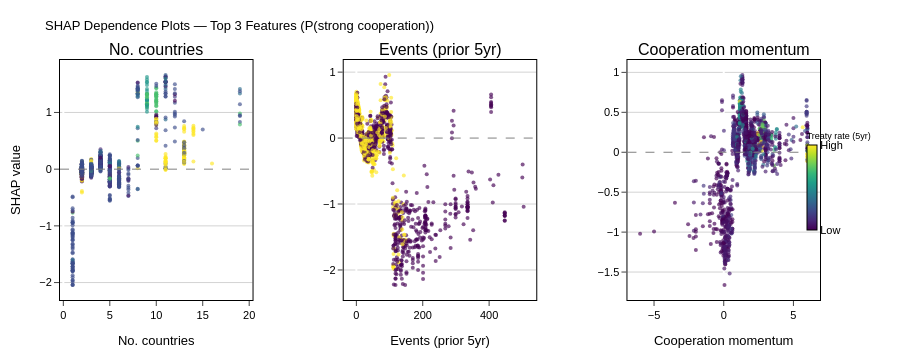

The notebook cell saved with this chart:
### Markdown cell above
## Cell 6: SHAP dependence plots for top 3 features

### Code cell
top3_features = importance_df['feature'].head(3).tolist()

def find_interaction_feature(target_feat, feature_list, sv_all, class_idx=3, top_n=5):
    """Return the feature with the highest SHAP interaction effect.
    Proxy: Pearson correlation between SHAP values of target feature
    and raw feature values of candidate features (excluding self).
    """
    tidx   = feature_list.index(target_feat)
    shap_t = sv_all[:, tidx, class_idx]
    best_feat, best_r = None, -1
    for f in feature_list:
        if f == target_feat:
            continue
        fidx = feature_list.index(f)
        vals = X_all_imputed[f].values
        mask = np.isfinite(shap_t) & np.isfinite(vals)
        if mask.sum() < 50:
            continue
        r = abs(np.corrcoef(shap_t[mask], vals[mask])[0, 1])
        if r > best_r:
            best_r, best_feat = r, f
    return best_feat

fig_dep = make_subplots(
    rows=1, cols=3,
    subplot_titles=[LABEL_MAP.get(f, f) for f in top3_features],
    horizontal_spacing=0.12,
)

for col_idx, feat in enumerate(top3_features, start=1):
    fidx = FEATURE_COLS.index(feat)
    shap_col  = sv[:, fidx, CLASS_IDX]     # CLASS_IDX = 3 from cell 5
    feat_vals = X_all_imputed[feat].values

    inter_feat = find_interaction_feature(feat, FEATURE_COLS, sv)
    inter_vals = X_all_imputed[inter_feat].values if inter_feat else np.zeros(len(shap_col))
    v0, v1     = np.nanpercentile(inter_vals, 1), np.nanpercentile(inter_vals, 99)
    inter_norm = np.clip((inter_vals - v0) / (v1 - v0 + 1e-12), 0, 1)

    inter_label = LABEL_MAP.get(inter_feat, inter_feat) if inter_feat else 'N/A'

    # Subsample for render speed
    rng2 = np.random.default_rng(99 + col_idx)
    idx2 = rng2.choice(len(shap_col), size=min(1500, len(shap_col)), replace=False)

    scatter = go.Scatter(
        x=feat_vals[idx2],
        y=shap_col[idx2],
        mode='markers',
        marker=dict(
            size=4,
            color=inter_norm[idx2],
            colorscale='Viridis',
            cmin=0, cmax=1,
            colorbar=dict(
                title=dict(text=inter_label, font_size=9),
                thickness=10,
                len=0.5,
                x=0.34 * col_idx - 0.05,
                tickvals=[0, 1],
                ticktext=['Low', 'High'],
                outlinewidth=1,
                outlinecolor='black',
            ) if col_idx == 3 else None,
            showscale=(col_idx == 3),
            opacity=0.65,
            line=dict(width=0),
        ),
        showlegend=False,
        name=feat,
    )
    fig_dep.add_trace(scatter, row=1, col=col_idx)
    fig_dep.add_hline(y=0, line_dash='dash', line_color='gray',
                      line_width=1, row=1, col=col_idx)

    # Axis labels
    fig_dep.update_xaxes(title_text=LABEL_MAP.get(feat, feat),
                         showgrid=False, linecolor='black', linewidth=1,
                         mirror=True, ticks='outside', row=1, col=col_idx)
    fig_dep.update_yaxes(title_text='SHAP value' if col_idx == 1 else '',
                         showgrid=True, gridcolor='lightgray',
                         linecolor='black', linewidth=1,
                         mirror=True, ticks='outside', row=1, col=col_idx)

fig_dep.update_layout(
    title=dict(
        text='SHAP Dependence Plots — Top 3 Features (P(strong cooperation))',
        font_size=13
    ),
    height=360,
    width=900,
    font=dict(family='Arial', size=11, color='black'),
    plot_bgcolor='white',
    paper_bgcolor='white',
    margin=dict(l=60, r=80, t=60, b=60),
)

fig_dep.show()
fig_dep.write_image(f'{FIGURES_DIR}/fig03c_shap_dependence_top3.png', scale=2)
fig_dep.write_html(f'{FIGURES_DIR}/fig03c_shap_dependence_top3.html')
print('Saved fig03c_shap_dependence_top3')

### Figure 1 — Plotly figure (JSON) as saved in the notebook; plotly's stock layout.template omitted (floating-point values rounded to 4 significant figures; data arrays with more than 128 entries replaced by an {"elided": "..."} marker saying what was removed)
{"data": [{"marker": {"cmax": 1, "cmin": 0, "color": {"elided": "1500 float values"}, "colorscale": [[0.0, "#440154"], [0.1111, "#482878"], [0.2222, "#3e4989"], [0.3333, "#31688e"], [0.4444, "#26828e"], [0.5556, "#1f9e89"], [0.6667, "#35b779"], [0.7778, "#6ece58"], [0.8889, "#b5de2b"], [1.0, "#fde725"]], "line": {"width": 0}, "opacity": 0.65, "showscale": false, "size": 4}, "mode": "markers", "name": "NUMBER_OF_Countries", "showlegend": false, "type": "scatter", "x": {"elided": "1500 float values"}, "xaxis": "x", "y": {"elided": "1500 float values"}, "yaxis": "y"}, {"marker": {"cmax": 1, "cmin": 0, "color": {"elided": "1500 float values"}, "colorscale": [[0.0, "#440154"], [0.1111, "#482878"], [0.2222, "#3e4989"], [0.3333, "#31688e"], [0.4444, "#26828e"], [0.5556, "#1f9e89"], [0.6667, "#35b779"], [0.7778, "#6ece58"], [0.8889, "#b5de2b"], [1.0, "#fde725"]], "line": {"width": 0}, "opacity": 0.65, "showscale": false, "size": 4}, "mode": "markers", "name": "events_prior_5yr", "showlegend": false, "type": "scatter", "x": {"elided": "1500 float values"}, "xaxis": "x2", "y": {"elided": "1500 float values"}, "yaxis": "y2"}, {"marker": {"cmax": 1, "cmin": 0, "color": {"elided": "1500 float values"}, "colorbar": {"len": 0.5, "outlinecolor": "black", "outlinewidth": 1, "thickness": 10, "ticktext": ["Low", "High"], "tickvals": [0, 1], "title": {"font": {"size": 9}, "text": "Treaty rate (5yr)"}, "x": 0.97}, "colorscale": [[0.0, "#440154"], [0.1111, "#482878"], [0.2222, "#3e4989"], [0.3333, "#31688e"], [0.4444, "#26828e"], [0.5556, "#1f9e89"], [0.6667, "#35b779"], [0.7778, "#6ece58"], [0.8889, "#b5de2b"], [1.0, "#fde725"]], "line": {"width": 0}, "opacity": 0.65, "showscale": true, "size": 4}, "mode": "markers", "name": "cooperation_momentum", "showlegend": false, "type": "scatter", "x": {"elided": "1500 float values"}, "xaxis": "x3", "y": {"elided": "1500 float values"}, "yaxis": "y3"}], "layout": {"annotations": [{"font": {"size": 16}, "showarrow": false, "text": "No. countries", "x": 0.1267, "xanchor": "center", "xref": "paper", "y": 1.0, "yanchor": "bottom", "yref": "paper"}, {"font": {"size": 16}, "showarrow": false, "text": "Events (prior 5yr)", "x": 0.5, "xanchor": "center", "xref": "paper", "y": 1.0, "yanchor": "bottom", "yref": "paper"}, {"font": {"size": 16}, "showarrow": false, "text": "Cooperation momentum", "x": 0.8733, "xanchor": "center", "xref": "paper", "y": 1.0, "yanchor": "bottom", "yref": "paper"}], "font": {"color": "black", "family": "Arial", "size": 11}, "height": 360, "margin": {"b": 60, "l": 60, "r": 80, "t": 60}, "paper_bgcolor": "white", "plot_bgcolor": "white", "shapes": [{"line": {"color": "gray", "dash": "dash", "width": 1}, "type": "line", "x0": 0, "x1": 1, "xref": "x domain", "y0": 0, "y1": 0, "yref": "y"}, {"line": {"color": "gray", "dash": "dash", "width": 1}, "type": "line", "x0": 0, "x1": 1, "xref": "x2 domain", "y0": 0, "y1": 0, "yref": "y2"}, {"line": {"color": "gray", "dash": "dash", "width": 1}, "type": "line", "x0": 0, "x1": 1, "xref": "x3 domain", "y0": 0, "y1": 0, "yref": "y3"}], "title": {"font": {"size": 13}, "text": "SHAP Dependence Plots — Top 3 Features (P(strong cooperation))"}, "width": 900, "xaxis": {"anchor": "y", "domain": [0.0, 0.2533], "linecolor": "black", "linewidth": 1, "mirror": true, "showgrid": false, "ticks": "outside", "title": {"text": "No. countries"}}, "xaxis2": {"anchor": "y2", "domain": [0.3733, 0.6267], "linecolor": "black", "linewidth": 1, "mirror": true, "showgrid": false, "ticks": "outside", "title": {"text": "Events (prior 5yr)"}}, "xaxis3": {"anchor": "y3", "domain": [0.7467, 1.0], "linecolor": "black", "linewidth": 1, "mirror": true, "showgrid": false, "ticks": "outside", "title": {"text": "Cooperation momentum"}}, "yaxis": {"anchor": "x", "domain": [0.0, 1.0], "gridcolor": "lightgray", "linecolor": "black", "linewidth": 1, "mirror": true, "showgrid": true, "ticks": "outside", "title": {"text": "SHAP value"}}, "yaxis2": {"anchor": "x2", "domain": [0.0, 1.0], "gridcolor": "lightgray", "linecolor": "black", "linewidth": 1, "mirror": true, "showgrid": true, "ticks": "outside", "title": {"text": ""}}, "yaxis3": {"anchor": "x3", "domain": [0.0, 1.0], "gridcolor": "lightgray", "linecolor": "black", "linewidth": 1, "mirror": true, "showgrid": true, "ticks": "outside", "title": {"text": ""}}}}
